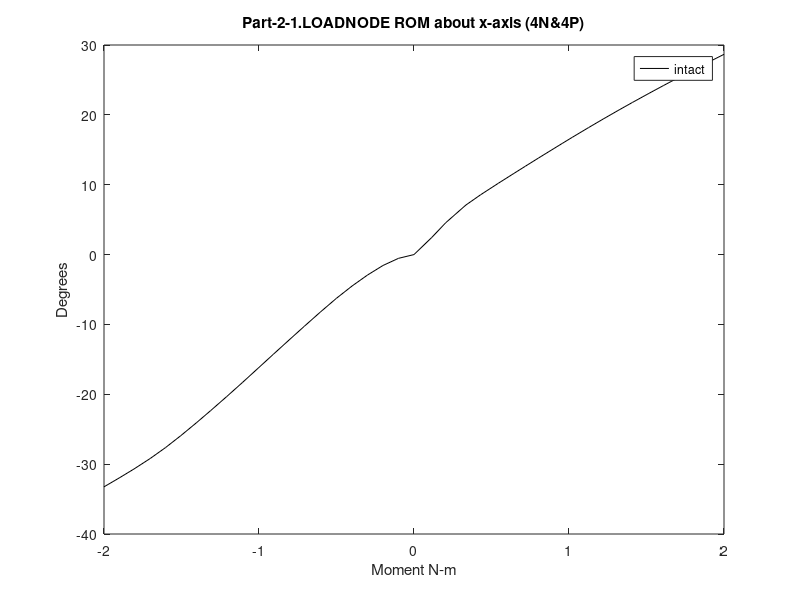
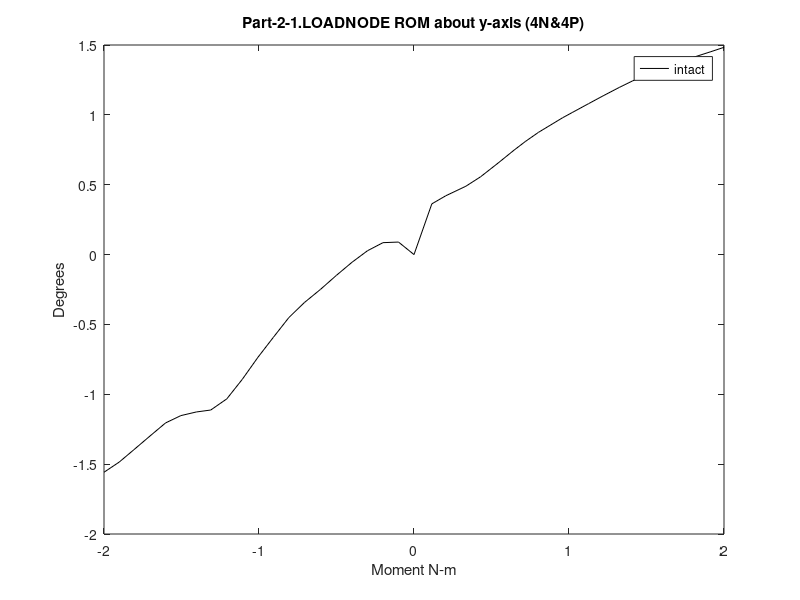
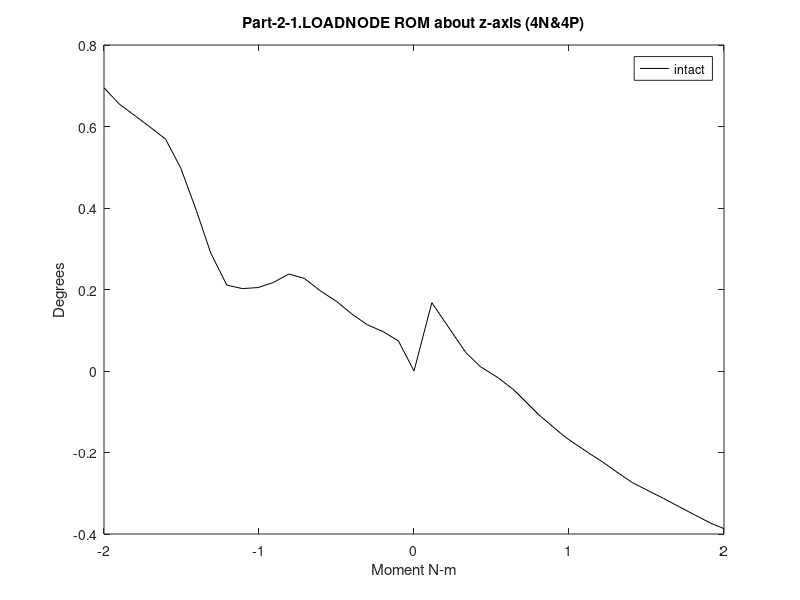
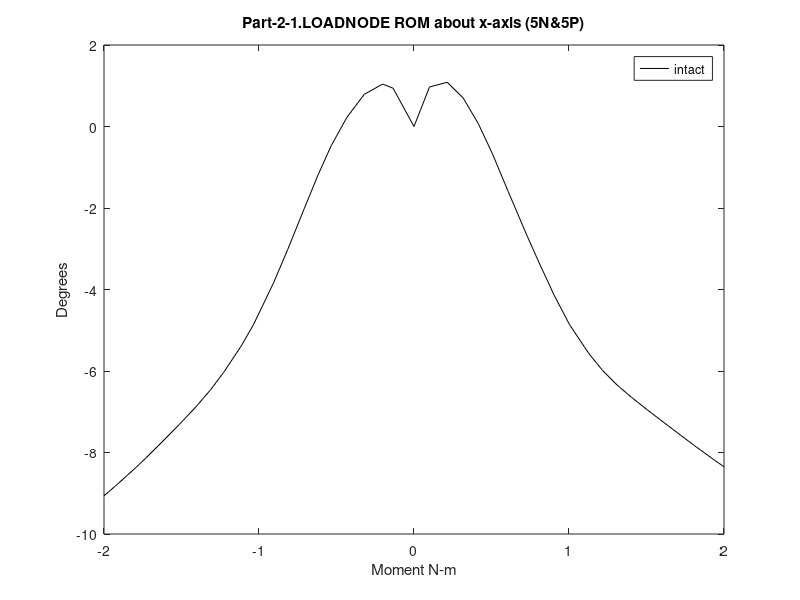

MATLAB code to generate these figures, in order:
%% Range of  motion for model15_intact
%% Part-2-1.LOADNODE
% extension (4N) data converted to degrees
ta=[2 2.05 2.1 2.15 2.2 2.25 2.30198 2.35365 2.40358 2.45421 2.50322 2.55384 2.60384 2.65565 2.70225 2.75206 2.80139 2.85108 2.90339 2.95085 3];
ur1a=(180/pi)*(.0205066+[-0.0205066 -0.0298893 -0.0477296 -0.0716385 -0.099162 -0.129611 -0.164057 -0.199558 -0.234353 -0.269946 -0.304669 -0.340434 -0.375066 -0.410139 -0.44098 -0.472812 -0.502652 -0.530067 -0.556275 -0.578555 -0.6008]);
ur2a=(180/pi)*(-0.0202632+[0.0202632 0.0218266 0.0217515 0.0207439 0.0193011 0.0176768 0.0159041 0.0142677 0.0123985 0.00990058 0.00744151 0.00468194 0.00223841 0.000844617 0.000600662 0.000147015 -0.000767379 -0.00238377 -0.00410726 -0.00565628 -0.00693068]);
ur3a=(180/pi)*(-0.0240436+[0.0240436 0.025329 0.0257328 0.0260202 0.0264793 0.027027 0.0274758 0.0280075 0.0281978 0.0278315 0.0276175 0.0275731 0.027722 0.0290928 0.0309247 0.032723 0.0339766 0.0344876 0.0350105 0.0354793 0.036172 ]);

% flexion (4P) data converted to degrees
tb=[2 2.0575 2.1025 2.16719 2.21465 2.2716 2.32233 2.35879 2.40155 2.47973 2.51017 2.56326 2.61022 2.66193 2.70424 2.75779 2.80445 2.8546 2.90442 2.95797 3];
ur1b=(180/pi)*(.0205066+[-0.0205066 0.022387 0.0591239 0.103132 0.128801 0.157422 0.182281 0.200008 0.220675 0.257942 0.272269 0.296833 0.318131 0.341082 0.359436 0.3822 0.401684 0.422243 0.442301 0.463425 0.479772 ]);
ur2b=(180/pi)*(-0.0202632+[0.0202632 0.0265976 0.0276093 0.0287977 0.0299772 0.0317055 0.0332953 0.0343774 0.0355332 0.0373643 0.0380032 0.0391182 0.0400972 0.0411377 0.0419414 0.0428591 0.0435825 0.0442832 0.0449454 0.0456125 0.0461539]);
ur3b=(180/pi)*(-0.0240436+[0.0240436 0.0269706 0.0260908 0.0248329 0.0242246 0.0237535 0.0232301 0.0227506 0.0221822 0.0213005 0.0210065 0.0205338 0.0201325 0.0196452 0.0192658 0.0188993 0.0185902 0.0182356 0.0178889 0.0175197 0.0172944]);

% lateral bending (5N) data converted to degrees
ta5=[2 2.0675 2.10125 2.16062 2.21688 2.26697 2.30924 2.35429 2.40779 2.45293 2.51808 2.55698 2.61406 2.65527 2.70375 2.75725 2.8064 2.86587 2.90654 2.96524 3];
ur1a5=(180/pi)*(.0205066+[-0.0205066 -0.0041077 -0.0023325 -0.00675527 -0.0166639 -0.0287057 -0.0411431 -0.0557522 -0.0733239 -0.0874406 -0.105439 -0.114421 -0.12583 -0.13312 -0.140625 -0.14814 -0.154774 -0.162631 -0.167721 -0.174707 -0.178665]);
ur2a5=(180/pi)*(-0.0202632+[0.0202632 -0.00550939 -0.0228135 -0.0498026 -0.0748192 -0.097115 -0.115951 -0.135976 -0.158625 -0.176761 -0.200134 -0.212457 -0.228936 -0.239752 -0.251576 -0.26389 -0.274818 -0.287568 -0.295984 -0.307783 -0.314574]);
ur3a5=(180/pi)*(-0.0240436+[0.0240436 0.00193266 -0.0124684 -0.0344133 -0.0528499 -0.0680735 -0.0801815 -0.0927491 -0.107048 -0.118076 -0.131382 -0.138219 -0.147235 -0.152878 -0.15896 -0.165253 -0.170798 -0.177258 -0.18143 -0.187242 -0.190607]);

% lateral bending (5P) data converted to degrees
tb5=[2 2.05 2.10719 2.15841 2.20749 2.25204 2.30359 2.36468 2.40251 2.45207 2.50137 2.56422 2.60772 2.65475 2.70141 2.75163 2.81747 2.85415 2.90465 2.96581 3];
ur1b5=(180/pi)*(.0205066+[-0.0205066 -0.00359024 -0.0015751 -0.00826658 -0.019306 -0.0319158 -0.0482777 -0.0672897 -0.0785552 -0.0927501 -0.105274 -0.117778 -0.124909 -0.131178 -0.136469 -0.141771 -0.148444 -0.152134 -0.157175 -0.163087 -0.166252]);
ur2b5=(180/pi)*(-0.0202632+[0.0202632 0.0486725 0.0788472 0.104959 0.129536 0.151668 0.176737 0.204542 0.220979 0.241053 0.258826 0.277464 0.289098 0.300243 0.310654 0.32123 0.334402 0.341569 0.351278 0.362696 0.368916]);
ur3b5=(180/pi)*(-0.0240436+[0.0240436 0.0462779 0.0713976 0.0932587 0.113112 0.130301 0.149352 0.16943 0.180732 0.193373 0.20414 0.21507 0.221919 0.227963 0.233411 0.238891 0.245697 0.249372 0.254328 0.260098 0.263165]);

% axial roation (6N) data converted to degrees.
ta6=[2 2.0575 2.1047 2.15542 2.22863 2.25714 2.30144 2.3674 2.40898 2.46323 2.51338 2.55396 2.60266 2.65487 2.708 2.76753 2.82255 2.85683 2.90566 2.95411 3 ];
ur1a6=(180/pi)*(.0205066+[-0.0205066 -0.00169448 0.00863487 0.0136566 0.0156507 0.0160754 0.0166869 0.017641 0.0184088 0.0197306 0.0211351 0.0225084 0.024301 0.026451 0.0288926 0.0315218 0.0339811 0.0356539 0.0381938 0.0408318 0.0434297]);
ur2a6=(180/pi)*(-0.0202632+[0.0202632 0.00402375 -0.0134974 -0.028586 -0.0479725 -0.0550288 -0.065471 -0.0796907 -0.0879217 -0.0977758 -0.106506 -0.11329 -0.120869 -0.128375 -0.135517 -0.143 -0.149454 -0.153293 -0.158497 -0.163367 -0.167764]);
ur3a6=(180/pi)*(-0.0240436+[0.0240436 -0.00276649 -0.0296697 -0.0526765 -0.0804747 -0.0903552 -0.104924 -0.125277 -0.137411 -0.152434 -0.165755 -0.176175 -0.18825 -0.200707 -0.21288 -0.225944 -0.237586 -0.244704 -0.254615 -0.264242 -0.273233]);

% axial rotation (6P) data converted to degrees
tb6=[2 2.0575 2.10171 2.15243 2.21614 2.25202 2.3077 2.35301 2.40975 2.45206 2.50317 2.55517 2.6029 2.65687 2.71794 2.76183 2.80173 2.85494 2.90035 2.95138 3];
ur1b6=(180/pi)*(.0205066+[-0.0205066 -0.0010398 0.00560354 0.00983503 0.0125478 0.0134008 0.0144193 0.0148838 0.0159848 0.0171947 0.0187838 0.0205109 0.0222502 0.0246788 0.0278241 0.0301961 0.0324841 0.0356821 0.0385041 0.0416782 0.04485]);
ur2b6=(180/pi)*(-0.0202632+[0.0202632 0.0477399 0.0647439 0.0817891 0.101881 0.112361 0.127846 0.139879 0.153404 0.16237 0.172317 0.181585 0.189523 0.197832 0.206303 0.211938 0.216828 0.222988 0.227951 0.233237 0.237988]);
ur3b6=(180/pi)*(-0.0240436+[0.0240436 0.0583042 0.0843901 0.111873 0.143265 0.159278 0.181444 0.197289 0.215356 0.227733 0.241784 0.255191 0.266791 0.279342 0.292836 0.302081 0.310278 0.320855 0.329706 0.339432 0.348438]);

%% Part-2-1.N-C4-EP
% extension (4N) data converted to degrees
tc=[2 2.05 2.1 2.15 2.2 2.25 2.30198 2.35365 2.40358 2.45421 2.50322 2.55384 2.60384 2.65565 2.70225 2.75206 2.80139 2.85108 2.90339 2.95085 3];
ur1c=(180/pi)*(0.0319997+[-0.0319997 -0.036271 -0.0484189 -0.0657312 -0.0871508 -0.112005 -0.140835 -0.171156 -0.2013 -0.232071 -0.261775 -0.292244 -0.322156 -0.352609 -0.379413 -0.406835 -0.432487 -0.455979 -0.478146 -0.496726 -0.515118]);
ur2c=(180/pi)*(-0.0185536+[0.0185536 0.0206094 0.0213386 0.0217489 0.0220589 0.0222341 0.0222687 0.0220506 0.0214038 0.0203064 0.0192543 0.0181288 0.0173836 0.0176887 0.0187696 0.0194722 0.0196253 0.0188945 0.0178656 0.01686 0.016028]);
ur3c=(180/pi)*(-0.0202672+[0.0202672 0.021677 0.0223754 0.0233417 0.024679 0.0260607 0.0271815 0.02806 0.0284661 0.0283696 0.0283674 0.028556 0.028957 0.0304848 0.0322734 0.0338291 0.0348248 0.0350766 0.035294 0.0354414 0.03574]);

% flexion (4P) data converted to degrees
td=[2 2.0575 2.1025 2.16719 2.21465 2.2716 2.32233 2.35879 2.40155 2.47973 2.51017 2.56326 2.61022 2.66193 2.70424 2.75779 2.80445 2.8546 2.90442 2.95797 3];
ur1d=(180/pi)*(0.0319997+[-0.0319997 0.00389252 0.0348483 0.0703545 0.0900133 0.11159 0.130098 0.143218 0.158533 0.186229 0.196927 0.215284 0.231184 0.248318 0.262052 0.279106 0.293688 0.309059 0.324072 0.339906 0.352122]);
ur2d=(180/pi)*(-0.0185536+[0.0185536 0.0241052 0.0246902 0.0253793 0.0262051 0.0275428 0.0288161 0.0296834 0.0306219 0.0321195 0.0326377 0.0335493 0.0343503 0.0352058 0.0358784 0.0366691 0.0373024 0.037916 0.0384938 0.0390798 0.0395164 ]);
ur3d=(180/pi)*(-0.0202672+[0.0202672 0.0229277 0.021961 0.0206938 0.0200804 0.0196271 0.0191635 0.018731 0.0182271 0.017534 0.0173295 0.0170228 0.0167898 0.0164727 0.0162465 0.0160864 0.0159607 0.0157726 0.0155582 0.0153346 0.0151522]);

% lateral bending (5N) data converted to degrees
tc5=[2 2.0675 2.10125 2.16062 2.21688 2.26697 2.30924 2.35429 2.40779 2.45293 2.51808 2.55698 2.61406 2.65527 2.70375 2.75725 2.8064 2.86587 2.90654 2.96524 3];
ur1c5=(180/pi)*(0.0319997+[-0.0319997 -0.0150614 -0.0126369 -0.015703 -0.0241264 -0.0344685 -0.0451262 -0.0578625 -0.0734132 -0.0860254 -0.10203 -0.109978 -0.120067 -0.126419 -0.132856 -0.139235 -0.144846 -0.151507 -0.155841 -0.161869 -0.165347]);
ur2c5=(180/pi)*(-0.0185536+[0.0185536 -0.000297575 -0.0139246 -0.0345019 -0.0538113 -0.071081 -0.0856138 -0.101119 -0.118804 -0.133043 -0.151144 -0.16058 -0.173177 -0.181335 -0.190135 -0.199255 -0.207297 -0.216626 -0.222788 -0.231371 -0.236296]);
ur3c5=(180/pi)*(-0.0202672+[0.0202672 0.00307444 -0.00875065 -0.0261885 -0.0407351 -0.0526593 -0.0620954 -0.071985 -0.0834492 -0.0923646 -0.102976 -0.10837 -0.115462 -0.119773 -0.124312 -0.128977 -0.133095 -0.137925 -0.141052 -0.145407 -0.147977]);

% lateral bending (5P) data converted to degrees
td5=[2 2.05 2.10719 2.15841 2.20749 2.25204 2.30359 2.36468 2.40251 2.45207 2.50137 2.56422 2.60772 2.65475 2.70141 2.75163 2.81747 2.85415 2.90465 2.96581 3];
ur1d5=(180/pi)*(0.0319997+[-0.0319997 -0.0159436 -0.0143234 -0.0210493 -0.0320463 -0.0444435 -0.0603645 -0.0788466 -0.0898276 -0.103536 -0.115535 -0.127375 -0.133856 -0.139559 -0.144357 -0.14915 -0.155203 -0.158567 -0.163189 -0.168702 -0.171682]);
ur2d5=(180/pi)*(-0.0185536+[0.0185536 0.0415435 0.0654299 0.0860157 0.105436 0.122971 0.142769 0.164509 0.177366 0.192921 0.206459 0.220092 0.228392 0.236253 0.24363 0.251079 0.260347 0.265413 0.272245 0.280231 0.284598]);
ur3d5=(180/pi)*(-0.0202672+[0.0202672 0.0385623 0.0590586 0.076954 0.093285 0.107499 0.123293 0.1398 0.149107 0.159229 0.16769 0.175841 0.180769 0.184966 0.188748 0.192561 0.197329 0.199924 0.203421 0.207509 0.209695]);

% axial rotation (6N) data converted to degrees
tc6=[2 2.0575 2.1047 2.15542 2.22863 2.25714 2.30144 2.3674 2.40898 2.46323 2.51338 2.55396 2.60266 2.65487 2.708 2.76753 2.82255 2.85683 2.90566 2.95411 3 ];
ur1c6=(180/pi)*(0.0319997+[-0.0319997 -0.013327 -0.00280019 0.00253255 0.00523459 0.00590057 0.00681687 0.0081967 0.00922761 0.0107861 0.012305 0.0137163 0.0155002 0.0175906 0.0198882 0.0222584 0.024395 0.0258365 0.0280114 0.0302484 0.0324258]);
ur2c6=(180/pi)*(-0.0185536+[0.0185536 0.00680311 -0.0068287 -0.0179965 -0.0321262 -0.0372394 -0.0447042 -0.0547034 -0.0604366 -0.0672615 -0.073439 -0.0783176 -0.0838044 -0.0892792 -0.094479 -0.0999936 -0.10481 -0.107697 -0.111589 -0.115215 -0.118475]);
ur3c6=(180/pi)*(-0.0202672+[0.0202672 -0.00205289 -0.0251196 -0.0441319 -0.0664717 -0.0743273 -0.0857961 -0.101635 -0.11106 -0.122659 -0.132955 -0.141044 -0.1504 -0.160052 -0.169488 -0.179609 -0.188634 -0.194158 -0.201826 -0.20925 -0.216098]);

% axial rotation (6P) data converted to degrees
td6=[2 2.0575 2.10171 2.15243 2.21614 2.25202 2.3077 2.35301 2.40975 2.45206 2.50317 2.55517 2.6029 2.65687 2.71794 2.76183 2.80173 2.85494 2.90035 2.95138 3];
ur1d6=(180/pi)*(0.0319997+[-0.0319997 -0.0131581 -0.0066929 -0.00257463 3.00028E-005 0.000886509 0.00193106 0.00235631 0.00342939 0.00473322 0.00648958 0.00829961 0.0102018 0.0128632 0.0163391 0.018903 0.0213039 0.0246185 0.0274554 0.0306835 0.0338541]);
ur2d6=(180/pi)*(-0.0185536+[0.0185536 0.0411673 0.0544305 0.0673415 0.0824263 0.0901117 0.101397 0.110158 0.119774 0.125985 0.132752 0.139051 0.144436 0.150006 0.155616 0.159322 0.162551 0.166613 0.169924 0.173431 0.176555]);
ur3d6=(180/pi)*(-0.0202672+[0.0202672 0.0497891 0.0721211 0.0954383 0.121845 0.135108 0.153124 0.165729 0.179901 0.189483 0.200259 0.210585 0.219462 0.229044 0.239301 0.246346 0.252625 0.260732 0.267529 0.27497 0.28185]);

%% part-2-1.N-C5-EP
% extension (4N) data converted to degrees
te=[2 2.05 2.1 2.15 2.2 2.25 2.30198 2.35365 2.40358 2.45421 2.50322 2.55384 2.60384 2.65565 2.70225 2.75206 2.80139 2.85108 2.90339 2.95085 3];
ur1e=(180/pi)*(0.0270904+[-0.0270904 -0.024941 -0.0299732 -0.0404457 -0.0553539 -0.0737872 -0.0956642 -0.119077 -0.143021 -0.168148 -0.192736 -0.218108 -0.243254 -0.268985 -0.291646 -0.314764 -0.336237 -0.355483 -0.37311 -0.387387 -0.401322]);
ur2e=(180/pi)*(-0.0116034+[0.0116034 0.0144675 0.0160957 0.0173481 0.0184855 0.0194898 0.020304 0.0208626 0.0209724 0.0206815 0.0203034 0.0196229 0.0192945 0.0201259 0.0216088 0.022735 0.0232043 0.0225544 0.0217493 0.0210278 0.0203696 ]);
ur3e=(180/pi)*(-0.0118078+[0.0118078 0.0136866 0.0149655 0.0164319 0.0181536 0.0198466 0.0211652 0.0222408 0.0229096 0.0231714 0.0234018 0.0235818 0.0238946 0.025272 0.0268217 0.0281639 0.0289346 0.0288429 0.028765 0.0286863 0.0286951]);

% flexion (4P) data converted to degrees
tf=[2 2.0575 2.1025 2.16719 2.21465 2.2716 2.32233 2.35879 2.40155 2.47973 2.51017 2.56326 2.61022 2.66193 2.70424 2.75779 2.80445 2.8546 2.90442 2.95797 3];
ur1f=(180/pi)*(0.0270904+[-0.0270904 -0.00278593 0.0210785 0.0467277 0.0598007 0.0739665 0.0861035 0.0946765 0.104704 0.122826 0.129787 0.14174 0.152082 0.163255 0.172233 0.183361 0.192865 0.20286 0.212634 0.222946 0.230892]);
ur2f=(180/pi)*(-0.0116034+[0.0116034 0.015146 0.0148554 0.0144731 0.0147101 0.015494 0.0162521 0.0167485 0.0172706 0.0181001 0.0184032 0.0189667 0.0194509 0.0199616 0.0203659 0.0209138 0.0214122 0.0219281 0.0224162 0.0229116 0.0232815]);
ur3f=(180/pi)*(-0.0118078+[0.0118078 0.0131161 0.0115947 0.00961394 0.00872895 0.00812496 0.00772689 0.00743992 0.00709404 0.00665151 0.00650985 0.00624296 0.00599527 0.00568106 0.00541829 0.00514212 0.00494003 0.00474584 0.00455666 0.00437167 0.00423328 ]);

% lateral bending (5N) data converted to degrees
te5=[2 2.0675 2.10125 2.16062 2.21688 2.26697 2.30924 2.35429 2.40779 2.45293 2.51808 2.55698 2.61406 2.65527 2.70375 2.75725 2.8064 2.86587 2.90654 2.96524 3];
ur1e5=(180/pi)*(0.0270904+[-0.0270904 -0.0105952 -0.00788168 -0.0105502 -0.0177883 -0.026882 -0.0363793 -0.0477586 -0.0615822 -0.0727229 -0.0866007 -0.0934554 -0.102118 -0.107463 -0.112809 -0.118052 -0.122624 -0.127951 -0.131496 -0.136462 -0.139355]);
ur2e5=(180/pi)*(-0.0116034+[0.0116034 1.74443E-005 -0.00949718 -0.0236495 -0.0378994 -0.0512194 -0.0627858 -0.0753379 -0.0897105 -0.101215 -0.115475 -0.122654 -0.132094 -0.138027 -0.144289 -0.150678 -0.15626 -0.162641 -0.16677 -0.172464 -0.175707]);
ur3e5=(180/pi)*(-0.0118078+[0.0118078 0.00149541 -0.00649018 -0.0181015 -0.0282055 -0.0367848 -0.0439202 -0.0517182 -0.0609958 -0.0681943 -0.0765808 -0.0806888 -0.0860391 -0.089167 -0.0923973 -0.0956823 -0.0985734 -0.10187 -0.103992 -0.106929 -0.108643]);

% lateral bending (5P) data converted to degrees
tf5=[2 2.05 2.10719 2.15841 2.20749 2.25204 2.30359 2.36468 2.40251 2.45207 2.50137 2.56422 2.60772 2.65475 2.70141 2.75163 2.81747 2.85415 2.90465 2.96581 3];
ur1f5=(180/pi)*(0.0270904+[-0.0270904 -0.0150122 -0.0154486 -0.0222795 -0.0327515 -0.0444272 -0.0592879 -0.0763908 -0.086789 -0.0997676 -0.111157 -0.121955 -0.127838 -0.133026 -0.137526 -0.142098 -0.147937 -0.15119 -0.155625 -0.16089 -0.163758]);
ur2f5=(180/pi)*(-0.0116034+[0.0116034 0.027437 0.0438063 0.0586666 0.0730531 0.0863155 0.10144 0.118184 0.128185 0.140208 0.150457 0.160118 0.165875 0.171146 0.176104 0.181058 0.187174 0.190518 0.194999 0.200184 0.203031]);
ur3f5=(180/pi)*(-0.0118078+[0.0118078 0.0235081 0.0369725 0.0496931 0.0618406 0.0727331 0.0850457 0.0981219 0.105829 0.114195 0.121175 0.127421 0.131111 0.134032 0.136631 0.13923 0.142465 0.144204 0.146537 0.14927 0.150732]);

% axial rotation (6N) data converted to degrees
te6=[2 2.0575 2.1047 2.15542 2.22863 2.25714 2.30144 2.3674 2.40898 2.46323 2.51338 2.55396 2.60266 2.65487 2.708 2.76753 2.82255 2.85683 2.90566 2.95411 3 ];
ur1e6=(180/pi)*(0.0270904+[-0.0270904 -0.00978437 -0.000578765 0.00377038 0.00605065 0.00668458 0.00767862 0.00907736 0.0100045 0.0112119 0.0123913 0.0134543 0.0148367 0.0164927 0.0182969 0.0201083 0.0217116 0.0228079 0.0244648 0.026172 0.0278305]);
ur2e6=(180/pi)*(-0.0116034+[0.0116034 0.00552806 -0.00313337 -0.0101137 -0.0197982 -0.0235889 -0.0292208 -0.0368113 -0.0411987 -0.0465041 -0.0511693 -0.0547893 -0.0588697 -0.0628757 -0.0667118 -0.0708145 -0.0743818 -0.0765128 -0.079392 -0.082052 -0.0844211]);
ur3e6=(180/pi)*(-0.0118078+[0.0118078 -0.00297017 -0.0192851 -0.0322685 -0.0479661 -0.0537256 -0.0622379 -0.0740102 -0.0809725 -0.0894601 -0.0968756 -0.1026 -0.109162 -0.115837 -0.122342 -0.129288 -0.135444 -0.139201 -0.144405 -0.149433 -0.154042]);

% axial rotation (6P) data converted to degrees
tf6=[2 2.0575 2.10171 2.15243 2.21614 2.25202 2.3077 2.35301 2.40975 2.45206 2.50317 2.55517 2.6029 2.65687 2.71794 2.76183 2.80173 2.85494 2.90035 2.95138 3];
ur1f6=(180/pi)*(0.0270904+[-0.0270904 -0.0124482 -0.00751366 -0.00369721 -0.00126135 -0.000539443 0.00026858 0.0004203 0.00110033 0.00198526 0.00328929 0.00472039 0.0062521 0.00837025 0.0111187 0.0131717 0.0150474 0.0176165 0.0198438 0.0223773 0.0248407]);
ur2f6=(180/pi)*(-0.0116034+[0.0116034 0.0263659 0.0341562 0.0420224 0.0518081 0.0567917 0.0644472 0.0706126 0.0774112 0.0817498 0.086397 0.0906548 0.094238 0.0977971 0.101314 0.103611 0.105624 0.108118 0.110109 0.112176 0.113966]);
ur3f6=(180/pi)*(-0.0118078+[0.0118078 0.0318624 0.047386 0.0641799 0.083734 0.0935773 0.107002 0.116351 0.126926 0.134016 0.141894 0.149332 0.155631 0.162311 0.169402 0.174239 0.178552 0.184108 0.188735 0.193779 0.19841 ]);

%% part-2-1.N-C6-EP
% extension (4N) data converted to degrees
tg=[2 2.05 2.1 2.15 2.2 2.25 2.30198 2.35365 2.40358 2.45421 2.50322 2.55384 2.60384 2.65565 2.70225 2.75206 2.80139 2.85108 2.90339 2.95085 3];
ur1g=(180/pi)*(0.00399124+[-0.00399124 0.00118685 0.00172762 -0.00179242 -0.00859412 -0.0180099 -0.0289607 -0.0405697 -0.0528769 -0.0666721 -0.0810783 -0.0971985 -0.11395 -0.131184 -0.145687 -0.159764 -0.171371 -0.180845 -0.189412 -0.196105 -0.202673]);
ur2g=(180/pi)*(-0.00662002+[0.00662002 0.00778297 0.00835233 0.00864323 0.00893831 0.00930972 0.00975646 0.0101406 0.0110566 0.0121505 0.0131602 0.014731 0.0169425 0.0201482 0.0222055 0.024072 0.0254624 0.0255801 0.0247756 0.0239261 0.0230743]);
ur3g=(180/pi)*(-0.00378526+[0.00378526 0.00417949 0.00445061 0.00495851 0.00581932 0.00686457 0.00783417 0.00869143 0.00982753 0.0109387 0.0119918 0.0134501 0.015102 0.0174443 0.0187954 0.0198717 0.0204021 0.0201197 0.0194366 0.0188175 0.0182739]);

% flexion (4P) data converted to degrees
tf=[2 2.0575 2.1025 2.16719 2.21465 2.2716 2.32233 2.35879 2.40155 2.47973 2.51017 2.56326 2.61022 2.66193 2.70424 2.75779 2.80445 2.8546 2.90442 2.95797 3];
ur1h=(180/pi)*(0.00399124+[-0.00399124 0.00573595 0.0144797 0.026308 0.0330429 0.0402148 0.0464056 0.0507495 0.0558053 0.0648382 0.0682794 0.0742015 0.0793248 0.0848458 0.0892707 0.0947437 0.0994384 0.104384 0.109197 0.114263 0.118164]);
ur2h=(180/pi)*(-0.00662002+[0.00662002 0.00852116 0.00892337 0.00852126 0.00834968 0.00872463 0.00912582 0.00940985 0.00968956 0.010119 0.0102759 0.0105228 0.0107269 0.0109316 0.0110898 0.011331 0.011565 0.0118057 0.0120295 0.012254 0.0124167]);
ur3h=(180/pi)*(-0.00378526+[0.00378526 0.00453228 0.00414688 0.00300443 0.00226151 0.00173941 0.00136469 0.00112007 0.000845983 0.000554418 0.000472444 0.000304539 0.000147968 -1.86831E-005 -0.000156037 -0.000293801 -0.00038473 -0.000474492 -0.000563628 -0.000659825 -0.000739326]);

% lateral bending (5N) data converted to degrees
tg5=[2 2.0675 2.10125 2.16062 2.21688 2.26697 2.30924 2.35429 2.40779 2.45293 2.51808 2.55698 2.61406 2.65527 2.70375 2.75725 2.8064 2.86587 2.90654 2.96524 3];
ur1g5=(180/pi)*(0.00399124+[-0.00399124 0.00709501 0.00899675 0.00960692 0.00682778 0.00161023 -0.00438745 -0.0115797 -0.0195618 -0.0256824 -0.0328647 -0.0362411 -0.0403611 -0.0433044 -0.0463447 -0.0492992 -0.0519666 -0.0551586 -0.0573882 -0.0606215 -0.0624711]);
ur2g5=(180/pi)*(-0.00662002+[0.00662002 0.00286528 -0.00113009 -0.00766309 -0.0147249 -0.0220665 -0.0288595 -0.0363177 -0.0445124 -0.05082 -0.0583703 -0.0620238 -0.0667516 -0.0700108 -0.0734757 -0.0769856 -0.0800734 -0.0836078 -0.0859401 -0.0891917 -0.0910297]);
ur3g5=(180/pi)*(-0.00378526+[0.00378526 -0.000274586 -0.00368324 -0.00891901 -0.0132763 -0.0171944 -0.0206974 -0.0245916 -0.02911 -0.0324569 -0.0360559 -0.0376964 -0.0398252 -0.0413117 -0.0428449 -0.0443686 -0.0456928 -0.047187 -0.0481816 -0.0495961 -0.0504292]);

% lateral bending (5P) data converted to degrees
th5=[2 2.05 2.10719 2.15841 2.20749 2.25204 2.30359 2.36468 2.40251 2.45207 2.50137 2.56422 2.60772 2.65475 2.70141 2.75163 2.81747 2.85415 2.90465 2.96581 3];
ur1h5=(180/pi)*(0.00399124+[-0.00399124 0.00535147 0.00685077 0.0031399 -0.00337082 -0.0111729 -0.0209861 -0.0323281 -0.0395556 -0.0480985 -0.0552816 -0.0611165 -0.0641513 -0.0673168 -0.0701966 -0.0731267 -0.0769124 -0.0790394 -0.0819779 -0.0855342 -0.0875085]);
ur2h5=(180/pi)*(-0.00662002+[0.00662002 0.0127697 0.0207718 0.0288066 0.0370115 0.0449921 0.0543714 0.0649851 0.0714704 0.0788058 0.0848824 0.089889 0.0927495 0.0956605 0.0984043 0.101073 0.104312 0.106064 0.108419 0.111144 0.112619]);
ur3h5=(180/pi)*(-0.00378526+[0.00378526 0.00770538 0.0139524 0.0205733 0.0272774 0.0336453 0.0409664 0.0486224 0.0532757 0.057701 0.0613075 0.0638964 0.0652969 0.0667334 0.0680632 0.0693632 0.0709592 0.0718029 0.0729494 0.0743033 0.0750325]);

% axial rotation (6N) data converted to degrees
tg6=[2 2.0575 2.1047 2.15542 2.22863 2.25714 2.30144 2.3674 2.40898 2.46323 2.51338 2.55396 2.60266 2.65487 2.708 2.76753 2.82255 2.85683 2.90566 2.95411 3 ];
ur1g6=(180/pi)*(0.00399124+[-0.00399124 0.00700339 0.0103776 0.0120513 0.0131744 0.0134433 0.0137455 0.0141281 0.0143204 0.0146836 0.0151533 0.0156111 0.0162608 0.0170426 0.0179572 0.0191117 0.0202117 0.0209609 0.0220649 0.0231901 0.0242411]);
ur2g6=(180/pi)*(-0.00662002+[0.00662002 0.0047777 7.74474E-005 -0.00382973 -0.00915536 -0.0112662 -0.0144321 -0.01872 -0.0212343 -0.0241055 -0.0265934 -0.0284778 -0.0305806 -0.0326344 -0.0345327 -0.0365068 -0.0382164 -0.0392619 -0.0406907 -0.0420239 -0.0432099]);
ur3g6=(180/pi)*(-0.00378526+[0.00378526 -0.00299218 -0.00995286 -0.0158416 -0.0232815 -0.0260752 -0.0302931 -0.0362212 -0.0397339 -0.0440187 -0.0478178 -0.0507371 -0.0540938 -0.0575022 -0.0607725 -0.0642419 -0.0673218 -0.0692269 -0.0718816 -0.0744439 -0.0767796 ]);

% axial rotation (6P) data converted to degrees
th6=[2 2.0575 2.10171 2.15243 2.21614 2.25202 2.3077 2.35301 2.40975 2.45206 2.50317 2.55517 2.6029 2.65687 2.71794 2.76183 2.80173 2.85494 2.90035 2.95138 3];
ur1h6=(180/pi)*(0.00399124+[-0.00399124 0.00574413 0.00874274 0.00931791 0.00915771 0.00878302 0.00817422 0.00798932 0.00796488 0.00814768 0.00864081 0.00935219 0.0101785 0.0113064 0.0127924 0.0139068 0.0149189 0.0163385 0.0176193 0.0190719 0.020478]);
ur2h6=(180/pi)*(-0.00662002+[0.00662002 0.0126426 0.0165918 0.0212362 0.0268716 0.0298782 0.0346506 0.0381744 0.0421569 0.0447316 0.0474514 0.0498742 0.0519195 0.0539908 0.0560319 0.0573474 0.0584983 0.0599107 0.0610242 0.0621727 0.0631527 ]);
ur3h6=(180/pi)*(-0.00378526+[0.00378526 0.0130475 0.0209301 0.0291931 0.0385615 0.0434782 0.0502545 0.0551992 0.0608359 0.0646433 0.0688436 0.0727437 0.0760821 0.0796474 0.0834306 0.0860013 0.0882951 0.0912508 0.0936944 0.0963451 0.0987687]);

%% part-2-1.N-C7-EP
% flexion (4N) data converted to degrees
ti=[2 2.05 2.1 2.15 2.2 2.25 2.30198 2.35365 2.40358 2.45421 2.50322 2.55384 2.60384 2.65565 2.70225 2.75206 2.80139 2.85108 2.90339 2.95085 3];
ur1i=(180/pi)*(-4.46687E-005+[4.46687E-005 7.13376E-005 8.76822E-005 9.31535E-005 9.02613E-005 8.10679E-005 6.01829E-005 3.16294E-005 6.52588E-007 -3.4367E-005 -7.1343E-005 -0.000111928 -0.000156837 -0.000209824 -0.000261376 -0.000321277 -0.000386162 -0.000451091 -0.00051685 -0.000569485 -0.000619805]);
ur2i=(180/pi)*(-1.74018E-007+[1.74018E-007 3.21577E-006 5.9494E-006 7.30259E-006 8.2109E-006 8.46012E-006 9.24467E-006 9.66222E-006 1.00436E-005 1.10672E-005 1.18125E-005 1.22305E-005 1.14392E-005 1.0382E-005 1.12512E-005 1.26516E-005 1.41172E-005 1.67901E-005 1.70739E-005 1.61257E-005 1.51504E-005]);
ur3i=(180/pi)*(-1.37419E-006+[1.37419E-006 1.50754E-006 5.85509E-008 -1.33766E-006 -2.79797E-006 -4.00356E-006 -5.45435E-006 -7.28308E-006 -9.2615E-006 -1.2201E-005 -1.57498E-005 -1.99536E-005 -2.44056E-005 -2.88675E-005 -3.1602E-005 -3.4735E-005 -3.74255E-005 -4.09041E-005 -4.34651E-005 -4.53549E-005 -4.69418E-005 ]);

% extension (4P) data converted to degrees
th=[2 2.0575 2.1025 2.16719 2.21465 2.2716 2.32233 2.35879 2.40155 2.47973 2.51017 2.56326 2.61022 2.66193 2.70424 2.75779 2.80445 2.8546 2.90442 2.95797 3];
ur1j=(180/pi)*(-4.46687E-005+[4.46687E-005 5.43133E-005 7.69024E-005 0.000137434 0.00017834 0.000222082 0.000259317 0.000285267 0.000315853 0.00037238 0.000394533 0.000433878 0.000469132 0.000508313 0.000540761 0.000582125 0.000618332 0.000657514 0.000696857 0.000739516 0.00077321]);
ur2j=(180/pi)*(-1.74018E-007+[1.74018E-007 4.34055E-006 6.66898E-006 7.14538E-006 7.09444E-006 6.80795E-006 6.95246E-006 7.19999E-006 7.5738E-006 8.23302E-006 8.50691E-006 8.97663E-006 9.43179E-006 9.93986E-006 1.03809E-005 1.0977E-005 1.15843E-005 1.22727E-005 1.29847E-005 1.37801E-005 1.44239E-005]);
ur3j=(180/pi)*(-1.37419E-006+[1.37419E-006 3.99411E-006 3.2295E-006 -1.71669E-006 -5.52854E-006 -9.81229E-006 -1.35651E-005 -1.62399E-005 -1.93884E-005 -2.51846E-005 -2.7441E-005 -3.14698E-005 -3.51374E-005 -3.92424E-005 -4.26895E-005 -4.70721E-005 -5.08563E-005 -5.49102E-005 -5.89868E-005 -6.33983E-005 -6.69272E-005 ]);

% lateral bending (5N) data converted to degrees
ti5=[2 2.0675 2.10125 2.16062 2.21688 2.26697 2.30924 2.35429 2.40779 2.45293 2.51808 2.55698 2.61406 2.65527 2.70375 2.75725 2.8064 2.86587 2.90654 2.96524 3];
ur1i5=(180/pi)*(-4.46687E-005+[4.46687E-005 7.37942E-005 8.38743E-005 0.000102292 0.000111667 0.000118854 0.000122827 0.000122901 0.000118161 0.000111531 9.74253E-005 8.8258E-005 7.60398E-005 6.55328E-005 5.34008E-005 4.03847E-005 2.81573E-005 1.2685E-005 1.29898E-006 -1.59129E-005 -2.65423E-005]);
ur2i5=(180/pi)*(-1.74018E-007+[1.74018E-007 -7.83274E-007 -8.66768E-006 -2.60769E-005 -4.16999E-005 -5.63147E-005 -6.94314E-005 -8.43486E-005 -0.000102917 -0.000118804 -0.000143122 -0.00015783 -0.000178879 -0.00019464 -0.000213043 -0.000233218 -0.000251815 -0.000274286 -0.000289639 -0.000311933 -0.000325189]);
ur3i5=(180/pi)*(-1.37419E-006+[1.37419E-006 4.65387E-006 3.50507E-006 1.17553E-006 1.25187E-006 2.5647E-006 5.04568E-006 8.90516E-006 1.47735E-005 2.07571E-005 3.03177E-005 3.62953E-005 4.51153E-005 5.14892E-005 5.91272E-005 6.7728E-005 7.59549E-005 8.63788E-005 9.35891E-005 0.000104323 0.000110805]);

% lateral bending (5P) data converted to degrees
tj5=[2 2.05 2.10719 2.15841 2.20749 2.25204 2.30359 2.36468 2.40251 2.45207 2.50137 2.56422 2.60772 2.65475 2.70141 2.75163 2.81747 2.85415 2.90465 2.96581 3];
ur1j5=(180/pi)*(-4.46687E-005+[4.46687E-005 7.28144E-005 8.75833E-005 9.33263E-005 9.46869E-005 9.26786E-005 8.48488E-005 7.10323E-005 6.17081E-005 4.61364E-005 2.99544E-005 6.52309E-006 -6.8118E-006 -2.26344E-005 -3.76102E-005 -5.40847E-005 -7.58899E-005 -8.83641E-005 -0.000106229 -0.000128663 -0.00014161]);
ur2j5=(180/pi)*(-1.74018E-007+[1.74018E-007 1.04248E-005 2.51762E-005 3.86295E-005 5.21058E-005 6.48441E-005 8.0987E-005 0.000100995 0.000113494 0.000131235 0.000149401 0.000172797 0.000188248 0.000205231 0.000222123 0.000240612 0.000264718 0.000278111 0.000296639 0.000319238 0.000331906]);
ur3j5=(180/pi)*(-1.37419E-006+[1.37419E-006 5.38304E-007 1.08779E-006 9.73543E-007 -2.9142E-007 -3.01115E-006 -7.10487E-006 -1.29806E-005 -1.73394E-005 -2.34132E-005 -2.97988E-005 -3.62186E-005 -4.08673E-005 -4.52797E-005 -4.97047E-005 -5.46038E-005 -6.14034E-005 -6.53833E-005 -7.10163E-005 -7.81456E-005 -8.21549E-005]);

% axial rotation (6N) data converted to degrees
tj6=[2 2.0575 2.1047 2.15542 2.22863 2.25714 2.30144 2.3674 2.40898 2.46323 2.51338 2.55396 2.60266 2.65487 2.708 2.76753 2.82255 2.85683 2.90566 2.95411 3 ];
ur1j6=(180/pi)*(-4.46687E-005+[4.46687E-005 6.52912E-005 7.29661E-005 8.29074E-005 9.30869E-005 9.67476E-005 0.000102792 0.000112578 0.000119258 0.000128605 0.000137889 0.000145758 0.000155804 0.00016694 0.000178773 0.00019305 0.000206369 0.000214644 0.000226776 0.000239151 0.000250919]);
ur2j6=(180/pi)*(-1.74018E-007+[1.74018E-007 2.32858E-005 3.3897E-005 4.20542E-005 5.41721E-005 5.84066E-005 6.44272E-005 7.29387E-005 7.78757E-005 8.44846E-005 9.05852E-005 9.53294E-005 0.000100789 0.000106529 0.00011244 0.000118883 0.000124769 0.000128505 0.000133751 0.00013903 0.000144067]);
ur3j6=(180/pi)*(-1.37419E-006+[1.37419E-006 -5.23299E-005 -0.000101615 -0.000155668 -0.000232035 -0.000261622 -0.000307493 -0.000375722 -0.000418771 -0.000475074 -0.000526981 -0.000568923 -0.000619237 -0.00067314 -0.000727986 -0.000789473 -0.000846312 -0.000881626 -0.000931961 -0.000981858 -0.0010291]);

% axial rotation (6P) data converted to degrees
ti6=[2 2.0575 2.10171 2.15243 2.21614 2.25202 2.3077 2.35301 2.40975 2.45206 2.50317 2.55517 2.6029 2.65687 2.71794 2.76183 2.80173 2.85494 2.90035 2.95138 3];
ur1i6=(180/pi)*(-4.46687E-005+[4.46687E-005 7.7723E-005 8.67388E-005 9.18878E-005 0.000101271 0.000106288 0.000116246 0.000126317 0.000139333 0.000149704 0.00016349 0.000178209 0.000192111 0.000208255 0.000227345 0.000241457 0.000254315 0.000271837 0.000287129 0.000304489 0.000321225]);
ur2i6=(180/pi)*(-1.74018E-007+[1.74018E-007 -1.11065E-005 -1.95961E-005 -2.99058E-005 -4.13378E-005 -4.70146E-005 -5.53919E-005 -6.13579E-005 -6.7961E-005 -7.26236E-005 -7.80146E-005 -8.3477E-005 -8.83348E-005 -9.37887E-005 -9.9938E-005 -0.000104317 -0.000108339 -0.000113655 -0.000118142 -0.00012317 -0.000128033]);
ur3i6=(180/pi)*(-1.37419E-006+[1.37419E-006 5.81979E-005 0.000104325 0.000156613 0.00022141 0.000257775 0.000314021 0.000359283 0.000415747 0.000457745 0.000508191 0.000559392 0.000606178 0.000658932 0.000718428 0.000761055 0.000799607 0.000850909 0.00089449 0.000943333 0.00098979 ]);

%% join ROM data
% LOADNODE
% (4N&4P)
u1a=[flip(ur1a(2:21)),ur1b];
u2a=[flip(ur2a(2:21)),ur2b];
u3a=[flip(ur3a(2:21)),ur3b];
t1=[2*(-1*flip(ta(2:21))+2),(tb-2)*2];

%(5N&5P)
t2=[2*(-1*flip(ta5(2:21))+2),(tb5-2)*2];
u1a5=[flip(ur1a5(2:21)),ur1b5];
u2a5=[flip(ur2a5(2:21)),ur2b5];
u3a5=[flip(ur3a5(2:21)),ur3b5];

%(6N&6P)
tab6=[2*(-1*flip(ta6(2:21))+2),(tb6-2)*2];
u1a6=[flip(ur1a6(2:21)),ur1b6];
u2a6=[flip(ur2a6(2:21)),ur2b6];
u3a6=[flip(ur3a6(2:21)),ur3b6];

% C4
% (4N&4P)
u1z=[flip(ur1c(2:21)),ur1d];
u2z=[flip(ur2c(2:21)),ur2d];
u3z=[flip(ur3c(2:21)),ur3d];
t3=[2*(-1*flip(tc(2:21))+2),(td-2)*2];

%(5N&5P)
t4=[2*(-1*flip(tc5(2:21))+2),(td5-2)*2];
u1z5=[flip(ur1c5(2:21)),ur1d5];
u2z5=[flip(ur2c5(2:21)),ur2d5];
u3z5=[flip(ur3c5(2:21)),ur3d5];


% 6N & 6P
t20=[2*(-1*flip(tc6(2:21))+2),(td6-2)*2];
u1c6=[flip(ur1c6(2:21)),ur1d6];
u2c6=[flip(ur2c6(2:21)),ur2d6];
u3c6=[flip(ur3c6(2:21)),ur3d6];


% C5
% (4N&4P)
u1y=[flip(ur1e(2:21)),ur1f];
u2y=[flip(ur2e(2:21)),ur2f];
u3y=[flip(ur3e(2:21)),ur3f];
t5=[2*(-1*flip(te(2:21))+2),(tf-2)*2];


%(5N&5P)
t6=[2*(-1*flip(te5(2:21))+2),(tf5-2)*2];
u1y5=[flip(ur1e5(2:21)),ur1f5];
u2y5=[flip(ur2e5(2:21)),ur2f5];
u3y5=[flip(ur3e5(2:21)),ur3f5];

%(6N&6P)
t21=[2*(-1*flip(te6(2:21))+2),(tf6-2)*2];
u1e6=[flip(ur1e6(2:21)),ur1f6];
u2e6=[flip(ur2e6(2:21)),ur2f6];
u3e6=[flip(ur3e6(2:21)),ur3f6];

% C6
% (4N&4P)
u1x=[flip(ur1g(2:21)),ur1h];
u2x=[flip(ur2g(2:21)),ur2h];
u3x=[flip(ur3g(2:21)),ur3h];
t7=[2*(-1*flip(tg(2:21))+2),(tf-2)*2];

%(5N&5P)
t8=[2*(-1*flip(tg5(2:21))+2),(th5-2)*2];
u1x5=[flip(ur1g5(2:21)),ur1h5];
u2x5=[flip(ur2g5(2:21)),ur2h5];
u3x5=[flip(ur3g5(2:21)),ur3h5];

% 6N & 6P
t22=[2*(-1*flip(tg6(2:21))+2),(th6-2)*2];
u1g6=[flip(ur1g6(2:21)),ur1h6];
u2g6=[flip(ur2g6(2:21)),ur2h6];
u3g6=[flip(ur3g6(2:21)),ur3h6];


% C7
% (4N&4P)
u1w=[flip(ur1i(2:21)),ur1j];
u2w=[flip(ur2i(2:21)),ur2j];
u3w=[flip(ur3i(2:21)),ur3j];
t9=[2*(-1*flip(ti(2:21))+2),(th-2)*2];

%(5N&5P)
t10=[2*(-1*flip(ti5(2:21))+2),(tj5-2)*2];
u1w5=[flip(ur1g5(2:21)),ur1h5];
u2w5=[flip(ur2g5(2:21)),ur2h5];
u3w5=[flip(ur3g5(2:21)),ur3h5];

% 6N & 6P
t23=[2*(-1*flip(tj6(2:21))+2),(ti6-2)*2];
u1i6=[flip(ur1j6(2:21)),ur1i6];
u2i6=[flip(ur2j6(2:21)),ur2i6];
u3i6=[flip(ur3j6(2:21)),ur3i6];



%% plot ROM data

figure(1)
c=plot(t1,u1a,'k');
title('Part-2-1.LOADNODE ROM about x-axis (4N&4P)')
xlabel('Moment N-m')
ylabel('Degrees')
legend(c,'intact')
hold on

figure(2)
c=plot(t1,u2a,'k');
title('Part-2-1.LOADNODE ROM about y-axis (4N&4P)')
xlabel('Moment N-m')
ylabel('Degrees')
legend(c,'intact')
hold on

figure(3)
c=plot(t1,u3a,'k');
title('Part-2-1.LOADNODE ROM about z-axis (4N&4P)')
xlabel('Moment N-m')
ylabel('Degrees')
legend(c,'intact')
hold on

figure(4)
c=plot(t2,u1a5,'k');
title('Part-2-1.LOADNODE ROM about x-axis (5N&5P)')
xlabel('Moment N-m')
ylabel('Degrees')
legend(c,'intact')
hold on

figure(5)
c=plot(t2,u2a5,'k');
title('Part-2-1.LOADNODE ROM about y-axis (5N&5P)')
xlabel('Moment N-m')
ylabel('Degrees')
legend(c,'intact')
hold on

figure(6)
c=plot(t2,u3a5,'k');
title('Part-2-1.LOADNODE ROM about z-axis (4N&4P)')
xlabel('Moment N-m')
ylabel('Degrees')
legend(c,'intact')
hold on

figure(7)
c=plot(tab6,u1a6,'k');
title('Part-2-1.LOADNODE ROM about x-axis (6N&6P)')
xlabel('Moment N-m')
ylabel('degrees')
legend(c,'intact')
hold on

figure(8)
c=plot(tab6,u2a6,'k');
title('Part-2-1.LOADNODE ROM about y-axis (6N&6P)')
xlabel('Moment N-m')
ylabel('degrees')
legend(c,'intact')
hold on

figure(9)
c=plot(tab6,u3a6,'k');
title('Part-2-1.LOADNODE ROM about z-axis (6N&6P)')
xlabel('Moment N-m')
ylabel('degrees')
legend(c,'intact')
hold on

figure(10)
c=plot(t3,u1z,'k');
title('Part-2-1.N-C4-EP ROM about x-axis (4N&4P)')
xlabel('Moment N-m')
ylabel('Degrees')
legend(c,'intact')
hold on


figure(11)
c=plot(t3,u2z,'k');
title('Part-2-1.N-C4-EP ROM about y-axis (4N&4P)')
xlabel('Moment N-m')
ylabel('Degrees')
legend(c,'intact')
 hold on

figure(12)
c=plot(t3,u3z,'k');
title('Part-2-1.N-C4-EP ROM about z-axis (4N&4P)')
xlabel('Moment N-m')
ylabel('Degrees')
legend(c,'intact')
hold on

figure(13)
c=plot(t4,u1z5,'k');
title('Part-2-1.N-C4-EP ROM about x-axis (5N&5P)')
xlabel('Moment N-m')
ylabel('Degrees')
legend(c,'intact')
hold on

figure(14)
c=plot(t4,u2z5,'k');
title('Part-2-1.N-C4-EP ROM about y-axis (5N&5P)')
xlabel('Moment N-m')
ylabel('Degrees')
legend(c,'intact')
hold on

figure(15)
c=plot(t4,u3z5,'k');
title('Part-2-1.N-C4-EP ROM about z-axis (5N&5P)')
xlabel('Moment N-m')
ylabel('Degrees')
legend(c,'intact')
hold on


figure(16)
c=plot(t20,u1c6,'k');
title('Part-2-1.N-C4-EP ROM about x axis (6N&6P)')
xlabel('Moment N-m')
ylabel('Degrees')
legend(c,'intact')
hold on

figure(17)
c=plot(t20,u2c6,'k');
title('Part-2-1.N-C4-EP ROM about y axis (6N&6P)')
xlabel('Moment N-m')
ylabel('Degrees')
legend(c,'intact')
hold on

figure(18)
c=plot(t20,u3c6,'k');
title('Part-2-1.N-C4-EP ROM about z axis (6N&6P)')
xlabel('Moment N-m')
ylabel('Degrees')
legend(c,'intact')
hold on

figure(19)
c=plot(t5,u1y,'k');
title('Part-2-1.N-C5-EP ROM about x-axis (4N&4P)')
xlabel('Moment N-m')
ylabel('Degrees')
legend(c,'intact')
hold on

figure(20)
c=plot(t5,u2y,'k');
title('Part-2-1.N-C4-EP ROM about y-axis (4N&4P)')
xlabel('Moment N-m')
ylabel('Degrees')
legend(c,'intact')
hold on

figure(21)
c=plot(t5,u3y,'k');
title('Part-2-1.N-C4-EP ROM about z-axis (4N&4P)')
xlabel('Moment N-m');
ylabel('Degrees')
legend(c,'intact')
hold on

figure(22)
c=plot(t6,u1y5,'k');
title('Part-2-1.N-C5-EP ROM about x-axis (5N&5P)')
xlabel('Moment N-m')
ylabel('Degrees')
legend(c,'intact')
hold on

figure(23)
c=plot(t6,u2y5,'k');
title('Part-2-1.N-C5-EP ROM about y-axis (5N&5P)')
xlabel('Moment N-m')
ylabel('Degrees')
legend(c,'intact')
hold on

figure(24)
c=plot(t6,u3y5,'k');
title('Part-2-1.N-C5-EP ROM about z-axis (5N&5P)')
xlabel('Moment N-m')
ylabel('Degrees')
legend(c,'intact')
hold on


figure(25)
c=plot(t21,u1e6,'k');
title('Part-2-1.N-C5-EP ROM about x-axis (6N&6P)')
xlabel('Moment N-m')
ylabel('Degrees')
legend(c,'intact')
hold on

figure(26)
c=plot(t21,u2e6,'k');
title('Part-2-1.N-C5-EP ROM about y-axis (6N&6P)')
xlabel('Moment N-m')
ylabel('Degrees')
legend(c,'intact')
hold on

figure(27)
c=plot(t21,u3e6,'k');
title('Part-2-1.N-C5-EP ROM about y-axis (6N&6P)')
xlabel('Moment N-m')
ylabel('Degrees')
legend(c,'intact')
hold on

figure(28)
c=plot(t7,u1x,'k');
title('Part-2-1.N-C6-EP ROM about x-axis (4N&4P)')
xlabel('Moment N-m')
ylabel('Degrees')
legend(c,'intact')
hold on

figure(29)
c=plot(t7,u2x,'k');
title('Part-2-1.N-C6-EP ROM about y-axis (4N&4P)')
xlabel('Moment N-m')
ylabel('Degrees')
legend(c,'intact')
hold on

figure(30)
c=plot(t7,u3x,'k');
title('Part-2-1.N-C6-EP ROM about z-axis (4N&4P)')
xlabel('Moment N-m')
ylabel('Degrees')
legend(c,'intact')
hold on

figure(31)
c=plot(t8,u1x5,'k');
title('Part-2-1.N-C6-EP ROM about x-axis (5N&5P)')
xlabel('Moment N-m')
ylabel('Degrees')
legend(c,'intact')
hold on

figure(32)
c=plot(t8,u2x5,'k');
title('Part-2-1.N-C6-EP ROM about y-axis (5N&5P)')
xlabel('Moment N-m')
ylabel('Degrees')
legend(c,'intact')
hold on

figure(33)
c=plot(t8,u3x5,'k');
title('Part-2-1.N-C6-EP ROM about z-axis (5N&5P)')
xlabel('Moment N-m')
ylabel('Degrees')
legend(c,'intact')
hold on

figure(34)
c=plot(t22,u1g6,'k');
title('Part-2-1.N-C6-EP ROM about x-axis (6N&6P)')
xlabel('Moment N-m')
ylabel('Degrees')
legend(c,'intact')
hold on

figure(35)
c=plot(t22,u2g6,'k');
title('Part-2-1.N-C6-EP ROM about y-axis (6N&6P)')
xlabel('Moment N-m')
ylabel('Degrees')
legend(c,'intact')
hold on

figure(36)
c=plot(t22,u3g6,'k');
title('Part-2-1.N-C6-EP ROM about z-axis (6N&6P)')
xlabel('Moment N-m')
ylabel('Degrees')
legend(c,'intact')
hold on

figure(37)
c=plot(t9,u1w,'k');
title('Part-2-1.N-C7-EP ROM about x-axis (4N&4P)')
xlabel('Moment N-m')
ylabel('Degrees')
legend(c,'intact')
hold on

figure(38)
c=plot(t9,u2w,'k');
title('Part-2-1.N-C7-EP ROM about y-axis (4N&4P)')
xlabel('Moment N-m')
ylabel('Degrees')
legend(c,'intact')
hold on

figure(39)
c=plot(t9,u3w,'k');
title('Part-2-1.N-C7-EP ROM about z-axis (4N&4P)')
xlabel('Moment N-m')
ylabel('Degrees')
legend(c,'intact')
hold on


figure(40)
c=plot(t10,u1x5,'k');
title('Part-2-1.N-C7-EP ROM about x-axis (5N&5P)')
xlabel('Moment N-m')
ylabel('Degrees')
legend(c,'intact')
hold on

figure(41)
c=plot(t10,u2x5,'k');
title('Part-2-1.N-C7-EP ROM about y-axis (5N&5P)')
xlabel('Moment N-m')
ylabel('Degrees')
legend(c,'intact')
hold on

figure(42)
c=plot(t10,u3x5,'k');
title('Part-2-1.N-C7-EP ROM about z-axis (5N&5P)')
xlabel('Moment N-m')
ylabel('Degrees')
legend(c,'intact')
hold on

figure(43)
c=plot(t23,u1i6,'k');
title('Part-2-1.N-C7-EP ROM about x-axis (6N&6P)')
xlabel('Moment N-m')
ylabel('Degrees')
legend(c,'intact')
hold on

figure(44)
c=plot(t23,u2i6,'k');
title('Part-2-1.N-C7-EP ROM about y-axis (6N&6P)')
xlabel('Moment N-m')
ylabel('Degrees')
legend(c,'intact')
hold on

figure(45)
c=plot(t23,u3i6,'k');
title('Part-2-1.N-C7-EP ROM about z-axis (6N&6P)')
xlabel('Moment N-m')
ylabel('Degrees')
legend(c,'intact')
hold on
